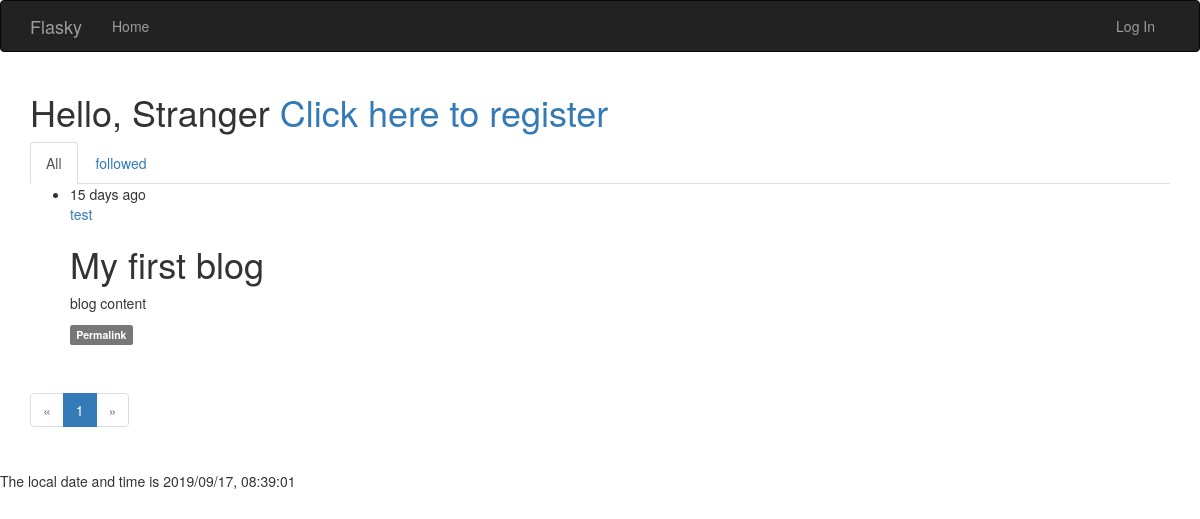
Before: / with the older database file.
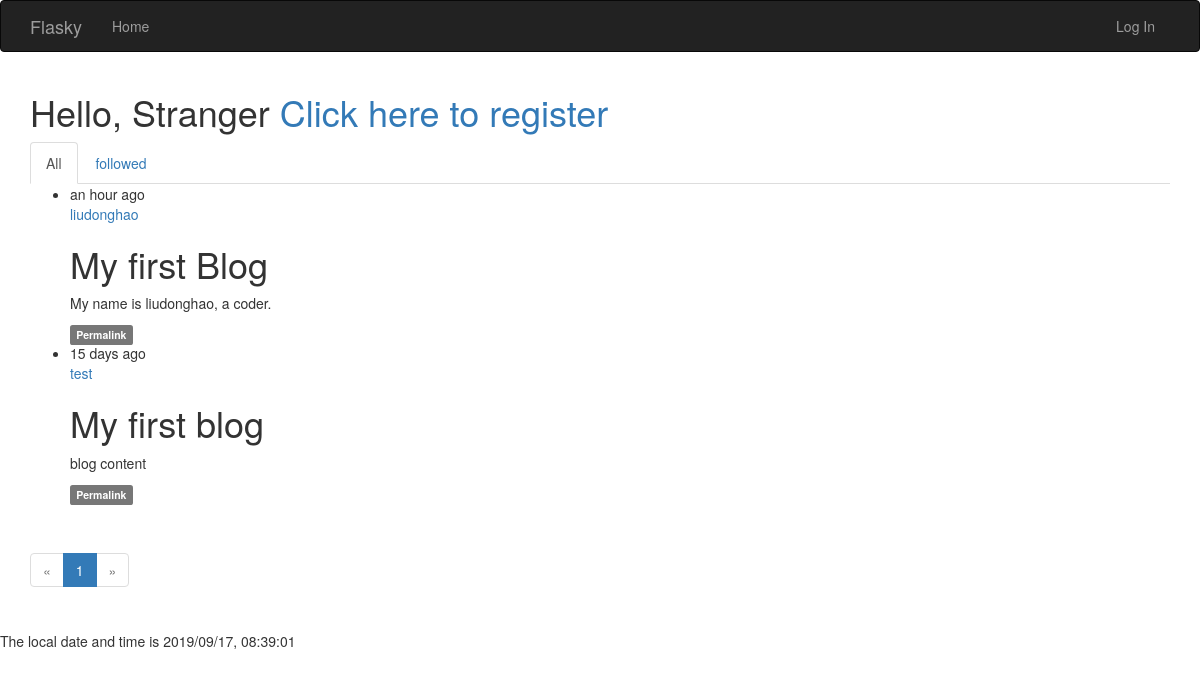
After: the same page with the newer database file.
### app/models.py (models this page shows, shortened)
class Post(db.Model):
    __tablename__ = 'posts'
    id = db.Column(db.Integer, primary_key=True)
    body = db.Column(db.Text())
    body_html = db.Column(db.Text())
    timestamp = db.Column(db.DateTime(), default=datetime.utcnow)
    author_id = db.Column(db.Integer, db.ForeignKey('users.id'))

class User(UserMixin, db.Model):
    __tablename__ = 'users'
    id = db.Column(db.Integer, primary_key=True)
    username = db.Column(db.String(65), unique=True, index=True)
    email = db.Column(db.String(65), unique=True, index=True)
    password_hash = db.Column(db.String(128))
    confirmed = db.Column(db.Boolean, default=False)
    name = db.Column(db.String(65))
    location = db.Column(db.String(65))
    about_me = db.Column(db.Text())
    member_since = db.Column(db.DateTime(), default=datetime.utcnow)
    last_seen    = db.Column(db.DateTime(), default=datetime.utcnow)
    role_id = db.Column(db.Integer, db.ForeignKey('roles.id'))
    posts = db.relationship('Post', backref='author', lazy='dynamic')
    followed = db.relationship('Follow', foreign_keys=[Follow.follower_id], backref=db.backref('follower', lazy='joined'), lazy='dynamic', cascade='all, delete-orphan')
    followers = db.relationship('Follow', foreign_keys=[Follow.followed_id], backref=db.backref('followed', lazy='joined'), lazy='dynamic', cascade='all, delete-orphan')
    @property
    def password(self):
        raise AttributeError('password is not a reable attribute')

### app/main/views.py (the view)
@main.route('/', methods=['GET', 'POST'])
def index():
    logger.info('index')
    form = PostForm()
    if current_user.can(Permission.WRITE_ARTICLES ) and form.validate_on_submit():
        post = Post(body=form.body.data, author_id=current_user.id)
        post.body_html = Post.markdown_to_html(post.body)
        db.session.add(post)
        return redirect(url_for('main.index'))
    page = request.args.get('page', 1, type=int)
    show_followed = False
    if current_user.is_authenticated:
        show_followed = bool(request.cookies.get('show_followed', ''))
    if show_followed:
        query = current_user.followed_posts
    else:
        query = Post.query
    pagination = query.order_by(Post.timestamp.desc()).paginate(page, per_page=10, error_out=False)
    posts = pagination.items
    return render_template('index.html', form=form, posts=posts, pagination=pagination, show_followed=show_followed)

### app/auth/views.py (called while the page is built)
@auth.before_app_request
def before_request():
    if current_user.is_authenticated:
        current_user.ping()
        if not current_user.confirmed \
        and request.endpoint[:5] != 'auth.' \
        and request.endpoint != 'static' :
            return redirect(url_for('auth.unconfirmed'))

### app/main/__init__.py (called while the page is built)
@main.app_context_processor
def inject_permissions():
    return dict(Permission=Permission)

### app/models.py (called while the page is built)
    def can(self, permissions):
        return False

    def is_administrator(self):
        return False

### app/templates/index.html (shortened to what this page needs)
{% extends 'base.html' %}
{% import "bootstrap/wtf.html" as wtf %}
{% import "_macros.html" as macros %}
{% block page_content %}
<div class="page-head">
	<h1>Hello,
	{% if current_user.is_authenticated %}
	{{ current_user.username }}
	{% else %}
	Stranger
	<a href="{{ url_for('auth.register') }}">Click here to register</a>
	{% endif %}
	</h1>
</div>
<div class="post-tabs">
	<ul class="nav nav-tabs">
		<li {% if not show_followed %} class="active" {% endif %}><a href="{{ url_for('.show_all') }}">All</a></li>
		<li {% if show_followed %} class="active" {% endif %}><a href="{{ url_for('.show_followed') }}">followed</a></li>
	</ul>
	{% include '_posts.html' %}
</div>
{% if pagination %}
<div class="pagination">
{{ macros.pagination_widget(pagination, '.index') }}
</div>
{% endif %}
{% endblock %}
{% block scripts %}
{{ super() }}
{% endblock %}

### app/templates/_posts.html (shortened to what this page needs)
<ul class="posts">
	{% for post in posts %}
	<li class="post">
		<div class="post-content">
			<div class="post-date">
				{{ moment(post.timestamp).fromNow() }}
			</div>
			<div class="post-author">
				<a href="{{ url_for('.user', username=post.author.username) }}"> {{ post.author.username }} </a>
			</div>
			<div class="post-body">
				{%if post.body_html %}
				{{ post.body_html | safe }}
				{% else %}
				{{ post.body }}
				{% endif %}
			</div>
			<div class="post-footer">
				<a href="{{ url_for('.post', id=post.id) }}">
					<span class="label label-default">Permalink</span>
				</a>
			</div>
		</div>
	</li>
	{% endfor %}
</ul>

Changed rows visible on the page:
added Post: timestamp "an hour ago", author.username "liudonghao", body_html "My first Blog My name is liudonghao, a coder."
